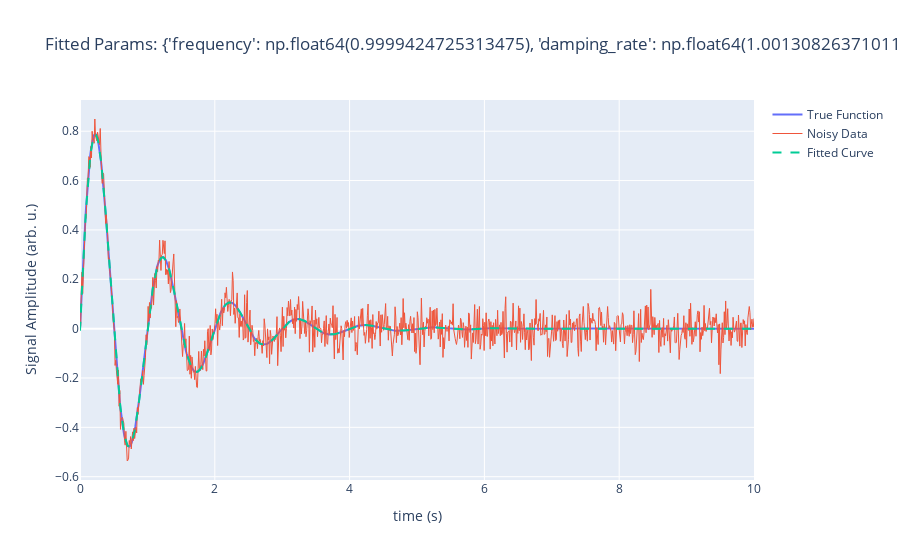

Notebook code cell kept with this figure:
### Code cell
import numpy as np
import numpy.typing as npt
import plotly.graph_objects as go
from scipy.optimize import curve_fit
from math_functions import damp_sine_wave

# 1. Generate clean data
x_samp: npt.NDArray[np.float64] = np.linspace(0, 10, 1000)
true_params = dict(frequency=1.0, damping_rate=1.0, phase=0.0)
y_clean: npt.NDArray[np.float64] = damp_sine_wave(x_samp, **true_params)

# 2. Add noise
rng = np.random.default_rng(seed=42)
noise: npt.NDArray[np.float64] = rng.normal(scale=0.05, size=x_samp.shape)
y_noisy = y_clean + noise


# 3. Define a wrapper for curve_fit
def wrapper(
    x: npt.NDArray[np.float64], frequency: float, damping_rate: float, phase: float
) -> npt.NDArray[np.float64]:
    return damp_sine_wave(
        x, frequency=frequency, damping_rate=damping_rate, phase=phase
    )


# 4. Fit data with perturbed initial guess
initial_guess = [0.8, 0.6, 0.2]  # intentionally inaccurate
popt, pcov = curve_fit(wrapper, x_samp, y_noisy, p0=initial_guess)
fitted_params = dict(zip(["frequency", "damping_rate", "phase"], popt))

# 5. Visualize
fig = go.Figure().update_layout(width=900)

fig.add_trace(go.Scatter(name="True Function", mode="lines", x=x_samp, y=y_clean))
fig.add_trace(
    go.Scatter(name="Noisy Data", mode="lines", x=x_samp, y=y_noisy, line=dict(width=1))
)
fig.add_trace(
    go.Scatter(
        name="Fitted Curve",
        mode="lines",
        x=x_samp,
        y=wrapper(x_samp, *popt),
        line=dict(dash="dash"),
    )
)

fig.update_layout(
    xaxis_title="time (s)",
    yaxis_title="Signal Amplitude (arb. u.)",
    title=f"Fitted Params: {fitted_params}",
)
fig.show()

### Figure 1 — Plotly figure (JSON) as saved in the notebook; plotly's stock layout.template omitted (floating-point values rounded to 4 significant figures; data arrays with more than 128 entries replaced by an {"elided": "..."} marker saying what was removed)
{"data": [{"mode": "lines", "name": "True Function", "type": "scatter", "x": {"elided": "1000 float values"}, "y": {"elided": "1000 float values"}}, {"line": {"width": 1}, "mode": "lines", "name": "Noisy Data", "type": "scatter", "x": {"elided": "1000 float values"}, "y": {"elided": "1000 float values"}}, {"line": {"dash": "dash"}, "mode": "lines", "name": "Fitted Curve", "type": "scatter", "x": {"elided": "1000 float values"}, "y": {"elided": "1000 float values"}}], "layout": {"title": {"text": "Fitted Params: {'frequency': np.float64(0.9999424725313475), 'damping_rate': np.float64(1.001308263710119), 'phase': np.float64(-0.008161326932328614)}"}, "width": 900, "xaxis": {"title": {"text": "time (s)"}}, "yaxis": {"title": {"text": "Signal Amplitude (arb. u.)"}}}}
